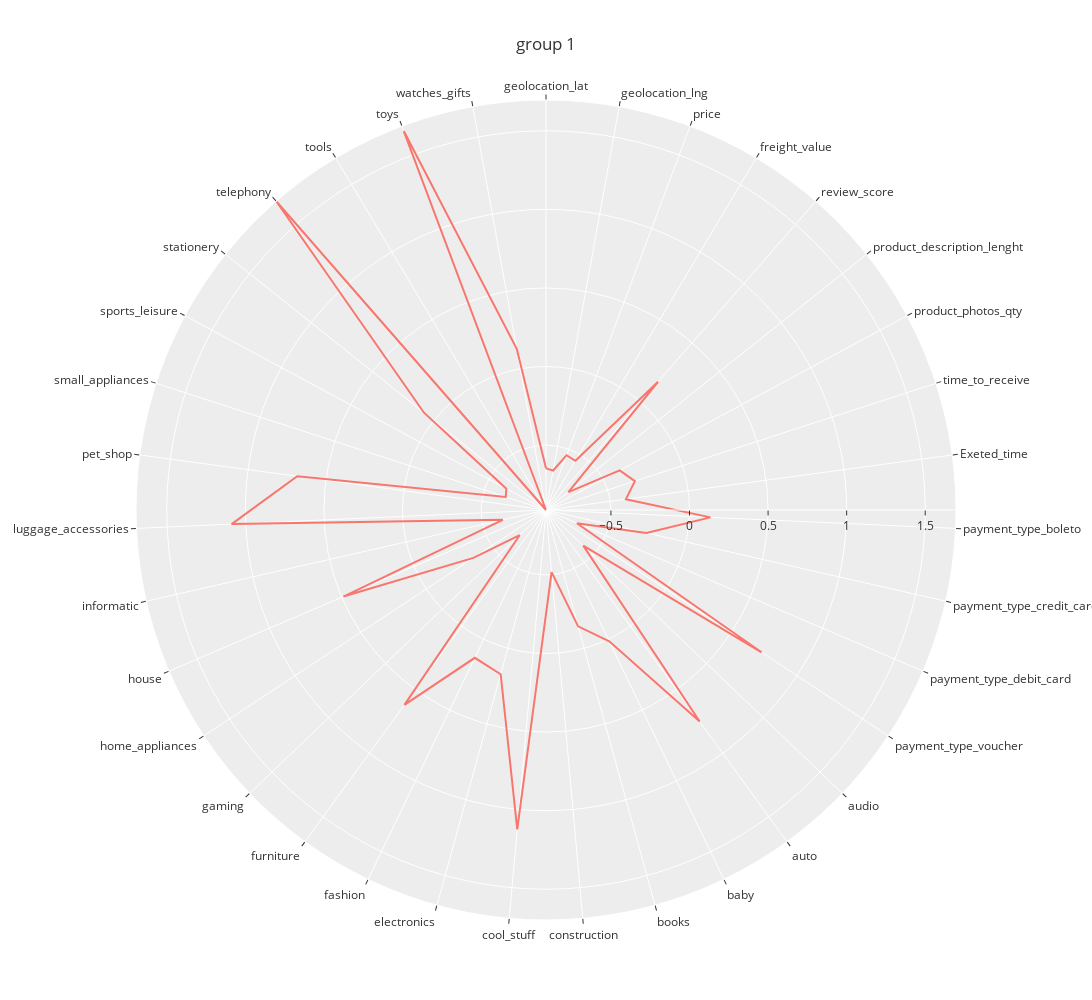
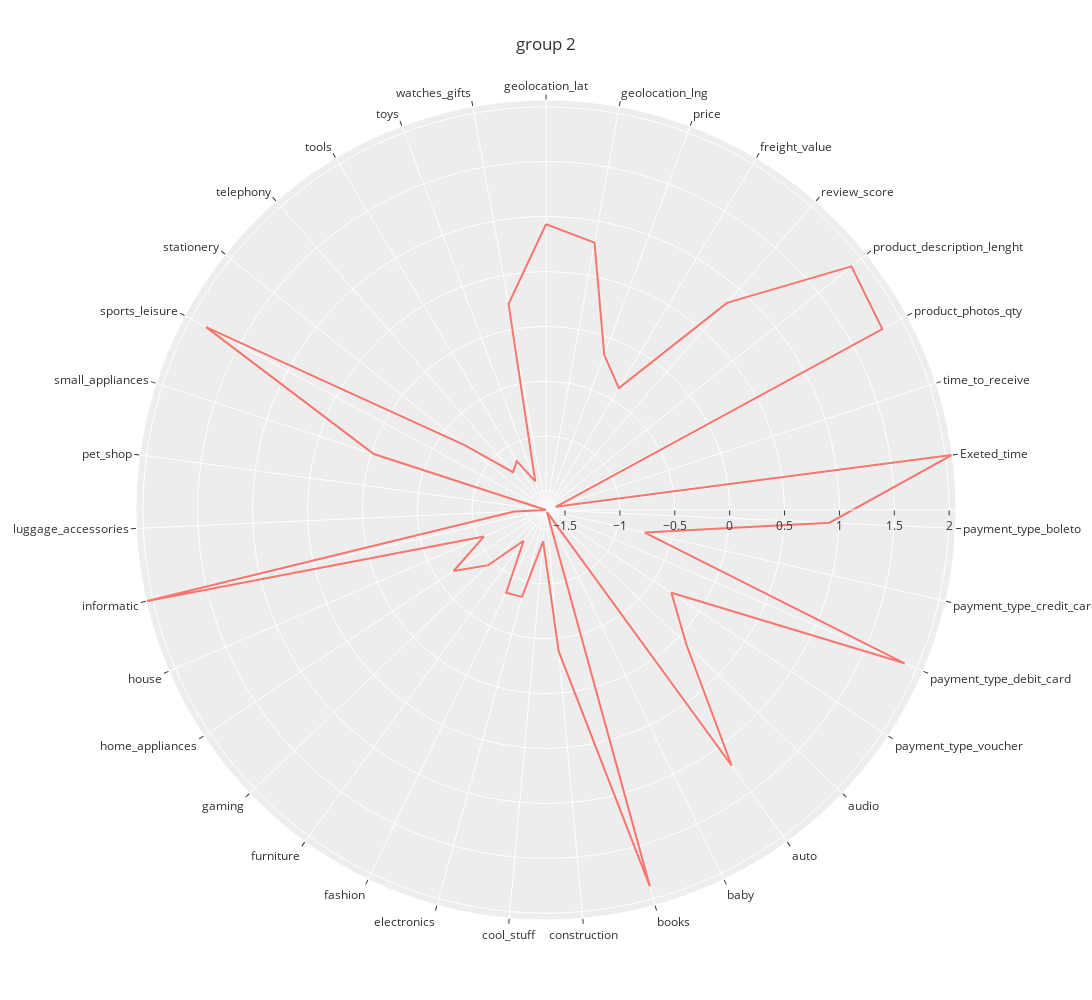
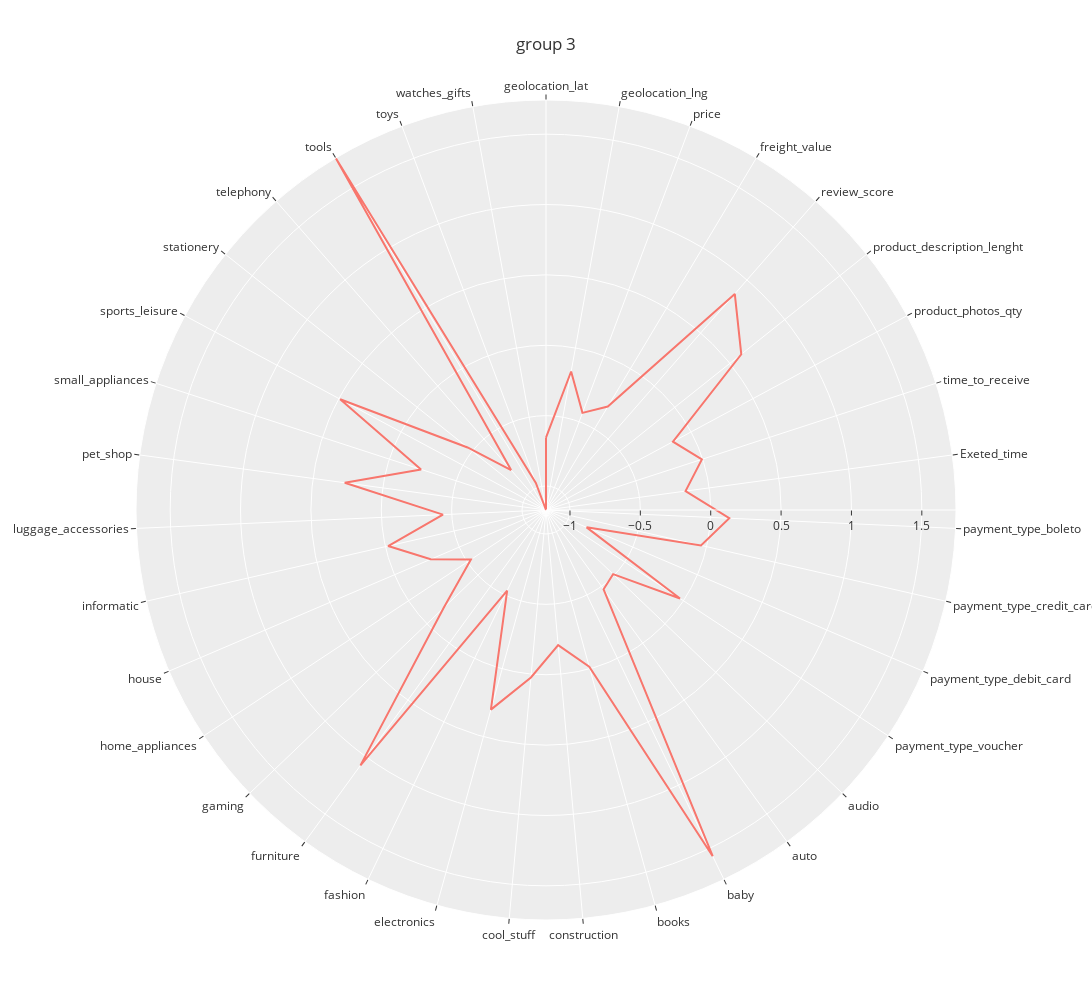
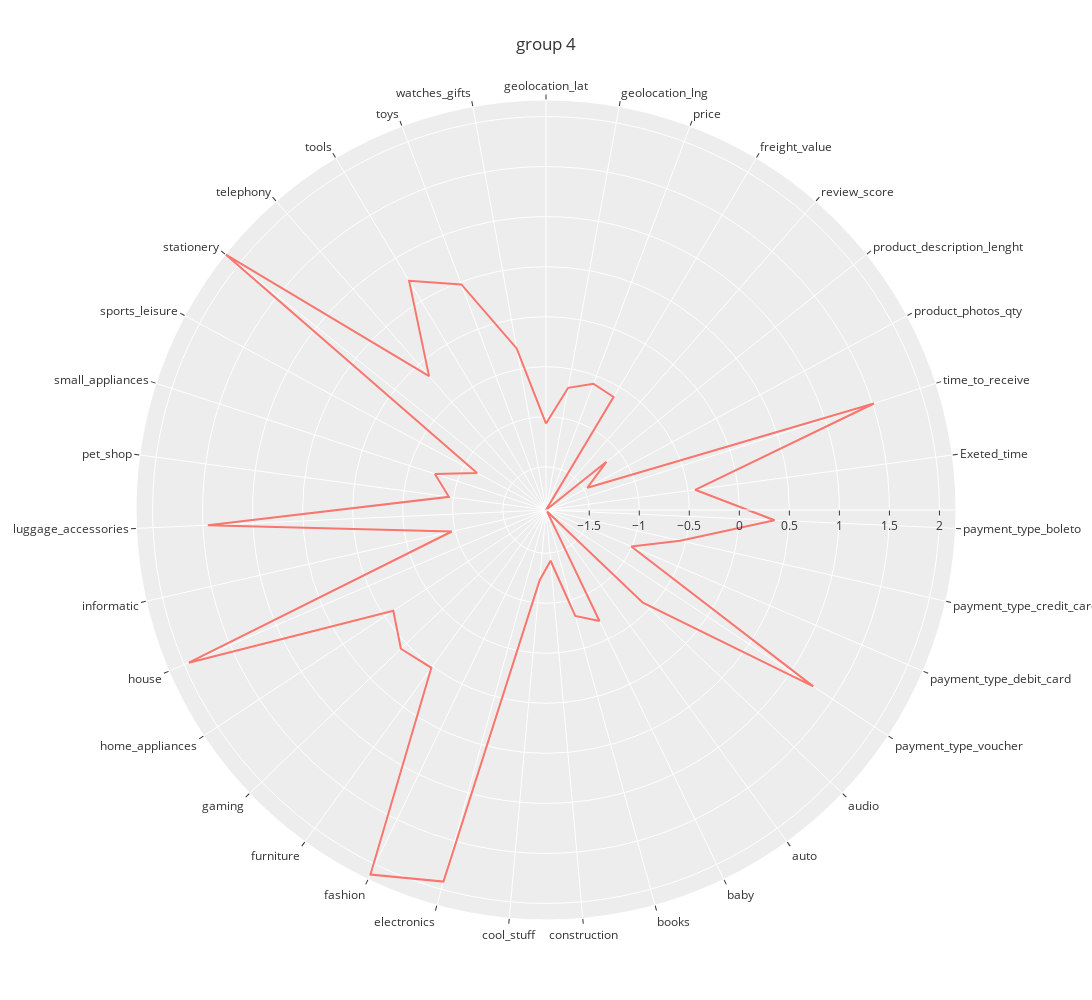

The cell these charts' notebook holds for them, in order:
### Code cell
def radarPlot(df, ligne = 0 , title = ""):    
    """radarPlot _summary_ Radar plot

    _extended_summary_

    Args:
        df (_type_): _description_ A pandas data frame
        ligne (int, optional): _description_. Line number of data frame to use for radar plot. Defaults to 0.
        title (str, optional): _description_.   A string for radar plot title. Defaults to "".

    Returns:
        _type_: _description_ Radar plot
    """
    import plotly.express as px
    import nbformat
nction renvoit "radar plot" pour visualiser les métriques nutritionnelles
    '''
    t = pd.DataFrame(dict(value = df.iloc[ligne,].values, label= df.columns))
    ax = px.line_polar(t, r='value', theta='label', line_close=True, title = title,template = 'ggplot2' )
    plt.show()
    return ax

for a in range(synthesis.shape[0]):    
    plt.figure(figsize=(100,10)) 
    ax = radarPlot(synthesis, a, title = "group " + str(a+1))
    ax.update_layout(
    autosize=False,
    width=1500,
    height=1000)
    ax.show()

### Figure 1 — Plotly figure (JSON) as saved in the notebook; plotly's stock layout.template omitted (floating-point values rounded to 4 significant figures)
{"data": [{"hovertemplate": "value=%{r}<br>label=%{theta}<extra></extra>", "legendgroup": "", "line": {"color": "#F8766D", "dash": "solid"}, "marker": {"symbol": "circle"}, "mode": "lines", "name": "", "r": [-0.6481, -0.6576, -0.5406, -0.5484, 0.1706, -0.731, -0.3803, -0.3184, -0.3999, 0.1345, -0.2579, -0.6994, 0.7304, -0.5852, 0.7506, 0.01466, -0.1452, -0.5159, 1.127, 0.1712, 0.1307, 0.6195, -0.681, -0.3595, 0.4887, -0.6312, 1.09, 0.6844, -0.644, -0.6265, 0.07992, 1.696, -0.9131, 1.663, 0.1295, -0.6481], "showlegend": false, "subplot": "polar", "theta": ["geolocation_lat", "geolocation_lng", "price", "freight_value", "review_score", "product_description_lenght", "product_photos_qty", "time_to_receive", "Exeted_time", "payment_type_boleto", "payment_type_credit_card", "payment_type_debit_card", "payment_type_voucher", "audio", "auto", "baby", "books", "construction", "cool_stuff", "electronics", "fashion", "furniture", "gaming", "home_appliances", "house", "informatic", "luggage_accessories", "pet_shop", "small_appliances", "sports_leisure", "stationery", "telephony", "tools", "toys", "watches_gifts", "geolocation_lat"], "type": "scatterpolar"}], "layout": {"autosize": false, "height": 1000, "legend": {"tracegroupgap": 0}, "polar": {"angularaxis": {"direction": "clockwise", "rotation": 90}, "domain": {"x": [0, 1], "y": [0, 1]}}, "title": {"text": "group 1"}, "width": 1500}}

### Figure 2 — Plotly figure (JSON) as saved in the notebook; plotly's stock layout.template omitted (floating-point values rounded to 4 significant figures)
{"data": [{"hovertemplate": "value=%{r}<br>label=%{theta}<extra></extra>", "legendgroup": "", "line": {"color": "#F8766D", "dash": "solid"}, "marker": {"symbol": "circle"}, "mode": "lines", "name": "", "r": [0.9301, 0.8022, -0.1634, -0.379, 0.8327, 1.886, 1.807, -1.58, 2.057, 0.9128, -0.7506, 1.881, -0.3041, 0.09417, 1.204, -1.653, 1.884, -0.3799, -1.386, -0.8521, -0.837, -1.326, -0.9461, -0.6647, -1.058, 2.062, -1.383, -1.673, -0.02395, 1.844, -0.7243, -1.216, -1.155, -1.395, 0.2351, 0.9301], "showlegend": false, "subplot": "polar", "theta": ["geolocation_lat", "geolocation_lng", "price", "freight_value", "review_score", "product_description_lenght", "product_photos_qty", "time_to_receive", "Exeted_time", "payment_type_boleto", "payment_type_credit_card", "payment_type_debit_card", "payment_type_voucher", "audio", "auto", "baby", "books", "construction", "cool_stuff", "electronics", "fashion", "furniture", "gaming", "home_appliances", "house", "informatic", "luggage_accessories", "pet_shop", "small_appliances", "sports_leisure", "stationery", "telephony", "tools", "toys", "watches_gifts", "geolocation_lat"], "type": "scatterpolar"}], "layout": {"autosize": false, "height": 1000, "legend": {"tracegroupgap": 0}, "polar": {"angularaxis": {"direction": "clockwise", "rotation": 90}, "domain": {"x": [0, 1], "y": [0, 1]}}, "title": {"text": "group 2"}, "width": 1500}}

### Figure 3 — Plotly figure (JSON) as saved in the notebook; plotly's stock layout.template omitted (floating-point values rounded to 4 significant figures)
{"data": [{"hovertemplate": "value=%{r}<br>label=%{theta}<extra></extra>", "legendgroup": "", "line": {"color": "#F8766D", "dash": "solid"}, "marker": {"symbol": "circle"}, "mode": "lines", "name": "", "r": [-0.6566, -0.1701, -0.4331, -0.3144, 0.8685, 0.6044, -0.1462, -0.005718, -0.1698, 0.1334, -0.04078, -0.8565, -0.02902, -0.5106, -0.4742, 1.56, -0.01541, -0.2062, 0.02399, 0.301, -0.5343, 1.073, -0.1635, -0.531, -0.2792, -0.01968, -0.4374, 0.2728, -0.2367, 0.4905, -0.4574, -0.7934, 1.743, -0.965, -1.17, -0.6566], "showlegend": false, "subplot": "polar", "theta": ["geolocation_lat", "geolocation_lng", "price", "freight_value", "review_score", "product_description_lenght", "product_photos_qty", "time_to_receive", "Exeted_time", "payment_type_boleto", "payment_type_credit_card", "payment_type_debit_card", "payment_type_voucher", "audio", "auto", "baby", "books", "construction", "cool_stuff", "electronics", "fashion", "furniture", "gaming", "home_appliances", "house", "informatic", "luggage_accessories", "pet_shop", "small_appliances", "sports_leisure", "stationery", "telephony", "tools", "toys", "watches_gifts", "geolocation_lat"], "type": "scatterpolar"}], "layout": {"autosize": false, "height": 1000, "legend": {"tracegroupgap": 0}, "polar": {"angularaxis": {"direction": "clockwise", "rotation": 90}, "domain": {"x": [0, 1], "y": [0, 1]}}, "title": {"text": "group 3"}, "width": 1500}}

### Figure 4 — Plotly figure (JSON) as saved in the notebook; plotly's stock layout.template omitted (floating-point values rounded to 4 significant figures)
{"data": [{"hovertemplate": "value=%{r}<br>label=%{theta}<extra></extra>", "legendgroup": "", "line": {"color": "#F8766D", "dash": "solid"}, "marker": {"symbol": "circle"}, "mode": "lines", "name": "", "r": [-1.068, -0.6906, -0.5841, -0.6158, -1.932, -1.159, -1.463, 1.513, -0.4281, 0.3549, -0.556, -1.004, 1.268, -0.5928, -1.912, -0.7003, -0.8332, -1.423, -1.228, 1.92, 2.111, 0.01724, 0.07457, -0.1037, 1.95, -0.9663, 1.451, -0.9529, -0.7646, -1.149, 2.165, -0.1557, 0.7355, 0.4755, -0.2906, -1.068], "showlegend": false, "subplot": "polar", "theta": ["geolocation_lat", "geolocation_lng", "price", "freight_value", "review_score", "product_description_lenght", "product_photos_qty", "time_to_receive", "Exeted_time", "payment_type_boleto", "payment_type_credit_card", "payment_type_debit_card", "payment_type_voucher", "audio", "auto", "baby", "books", "construction", "cool_stuff", "electronics", "fashion", "furniture", "gaming", "home_appliances", "house", "informatic", "luggage_accessories", "pet_shop", "small_appliances", "sports_leisure", "stationery", "telephony", "tools", "toys", "watches_gifts", "geolocation_lat"], "type": "scatterpolar"}], "layout": {"autosize": false, "height": 1000, "legend": {"tracegroupgap": 0}, "polar": {"angularaxis": {"direction": "clockwise", "rotation": 90}, "domain": {"x": [0, 1], "y": [0, 1]}}, "title": {"text": "group 4"}, "width": 1500}}
